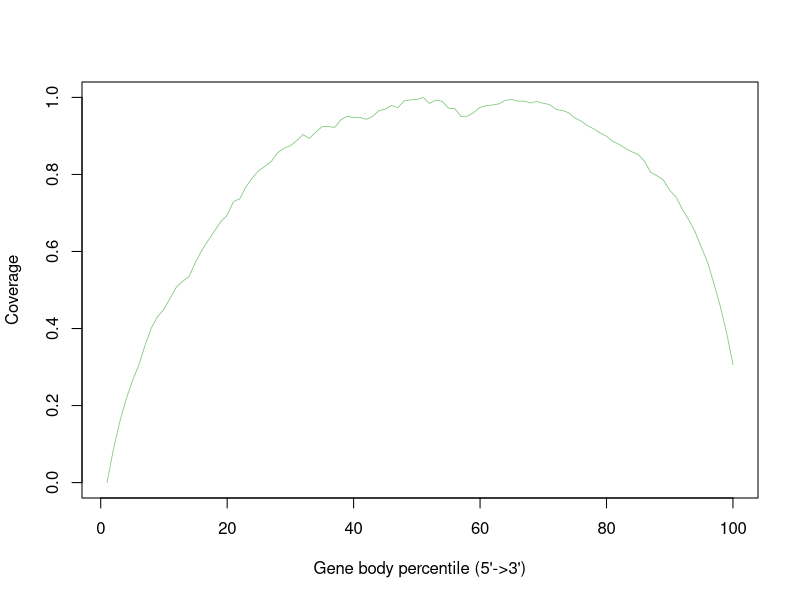

Source code (R):
SHAM_24Hr_SRR12108293.gencode.Aligned.sortedByCoord.out <- c(0.0,0.08586612306415695,0.15676518403739173,0.21543636379031508,0.26363769146747273,0.30423747470385515,0.35540660112954164,0.4012984648732864,0.4313077365983353,0.45015071845284965,0.4792264671763999,0.5084313426643297,0.5231655532129279,0.5357998662162048,0.5720453256111294,0.6033797342952218,0.6286663533755006,0.6532205485135604,0.677841423866013,0.6939494585143224,0.7296519504491918,0.736854472019712,0.7684714778028975,0.7916730171632755,0.8100026672085757,0.8213986333731298,0.834268973167035,0.8567497311623102,0.8683806657013912,0.8743903523255518,0.8876406634998857,0.903524313934683,0.8936281233859155,0.9094186332037832,0.9238882397270133,0.924494712153157,0.9221556125689029,0.9418866055325527,0.9511858494000898,0.9473268642941212,0.9480741060617607,0.9430550969085782,0.9506756928391801,0.9655093945013167,0.9695250251903033,0.9789470453256112,0.9733088627530673,0.9909717106544399,0.9935023835530605,0.9946878095867097,1.0,0.9845481833346035,0.9928715675565829,0.9896698588496287,0.9722684397253198,0.9707676056934319,0.9504057967333045,0.9513488454797165,0.9606576150921668,0.9743069491367559,0.9785691907773855,0.9805706556252699,0.9833140701602865,0.9927233893023768,0.9943501748503399,0.9904223926977757,0.9901916579876546,0.985582255865742,0.989502629105596,0.9847154130786361,0.9814142132581435,0.9688740992878977,0.9662132412087958,0.9603009288659706,0.9465203512247992,0.9384520452832745,0.9266898671476109,0.918152682873134,0.9074319861813194,0.8990726158118898,0.8857503323426559,0.8779857918222538,0.8675540427261412,0.8587480207618903,0.8521022260607446,0.834343062294138,0.805052455101989,0.7964051955529589,0.785386025520529,0.7585922219117535,0.7412638334984463,0.7091409048187568,0.682263486337965,0.6515016807647691,0.6110596015275062,0.5711858917367338,0.5161567217889772,0.45727491723186087,0.3885191488641078,0.30646014851694736)


pdf("/athena/angsd/scratch/pes4008/project/QC/rseqc/SHAM_24Hr_SRR12108293.geneBodyCoverage.curves.pdf")
x=1:100
icolor = colorRampPalette(c("#7fc97f","#beaed4","#fdc086","#ffff99","#386cb0","#f0027f"))(1)
plot(x,SHAM_24Hr_SRR12108293.gencode.Aligned.sortedByCoord.out,type='l',xlab="Gene body percentile (5'->3')", ylab="Coverage",lwd=0.8,col=icolor[1])
dev.off()
